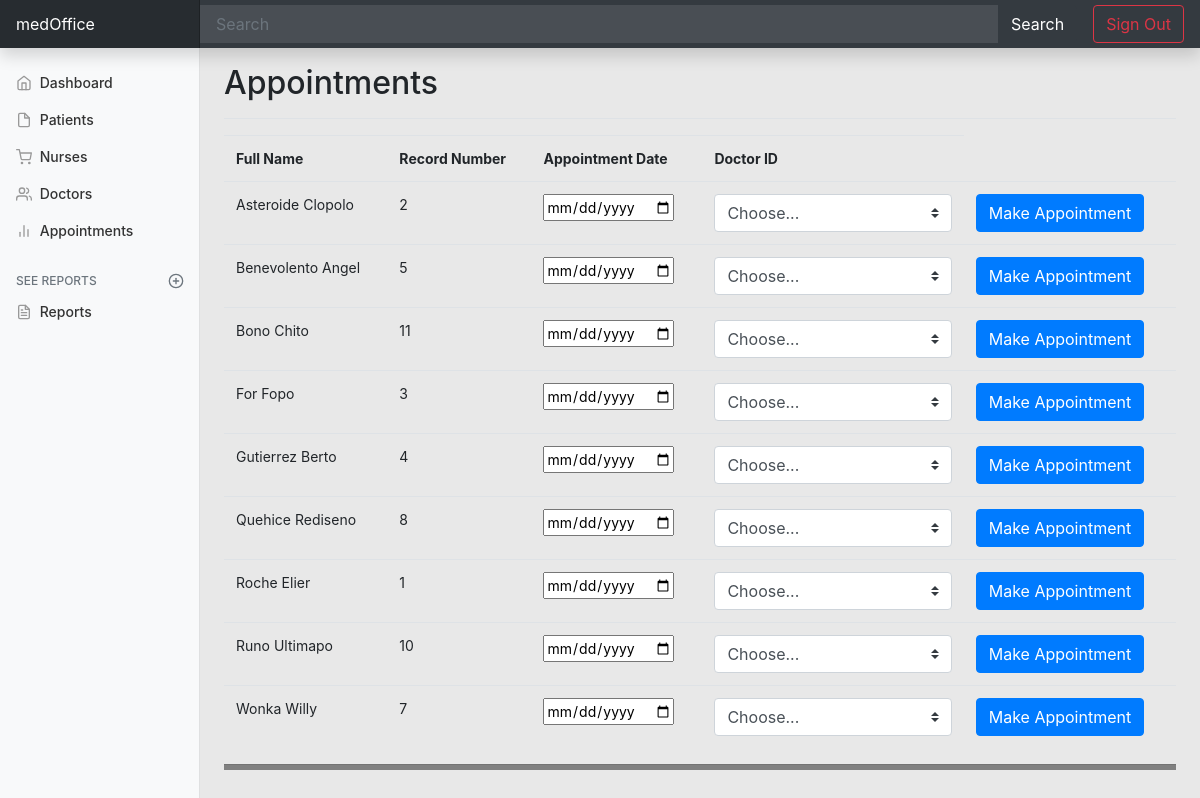
/appointment.php, run on the app's committed database.
### tables this page shows
CREATE TABLE `patientProfile` (
  `patientID` int(6) NOT NULL,
  `patientName` varchar(128) NOT NULL,
  `patientLastName` varchar(128) NOT NULL,
  `patientBirthdate` varchar(128) NOT NULL,
  `patientAge` int(2) NOT NULL,
  `ssn` varchar(20) NOT NULL,
  `patientGender` varchar(128) NOT NULL,
  `patientEthnicity` varchar(128) NOT NULL,
  `maritalStatus` varchar(128) NOT NULL,
  `medicalPlan` varchar(128) NOT NULL,
  `religion` varchar(128) NOT NULL,
  `email` varchar(128) NOT NULL,
  `occupation` varchar(128) NOT NULL,
  `address` varchar(128) NOT NULL,
  `addresstwo` varchar(128) NOT NULL,
  `zipCode` int(8) NOT NULL,
  `town` varchar(128) NOT NULL,
  `phoneHome` varchar(128) NOT NULL,
  `phonePersonal` varchar(128) NOT NULL,
  `conditions` text DEFAULT NULL,
  `familyHistory` text DEFAULT NULL,
  `allergies` text DEFAULT NULL,
  `otherConditions` varchar(128) NOT NULL,
  `otherFamilyCon` varchar(128) NOT NULL,
  `otherAllergies` varchar(128) NOT NULL,
  `vitalSigns` text DEFAULT NULL,
  `medicNotes` text DEFAULT NULL,
  `medicOrders` text DEFAULT NULL,
  `massage` varchar(128) NOT NULL,
  `massageType` varchar(128) DEFAULT NULL,
  `massageTherapist` varchar(128) DEFAULT NULL,
  `massageReason` varchar(128) NOT NULL,
  `massageWorkout` varchar(128) DEFAULT NULL,
  `massageDiet` varchar(128) NOT NULL,
  `massageStress` varchar(128) NOT NULL,
  `emergencyName` varchar(128) DEFAULT NULL,
  `emergencyLastName` varchar(128) DEFAULT NULL,
  `emergencyAddress` varchar(128) DEFAULT NULL,
  `emergencyAddresstwo` varchar(128) DEFAULT NULL,
  `emergencyCity` varchar(128) DEFAULT NULL,
  `emergencyZip` int(20) DEFAULT NULL,
  `emergencyCellphone` varchar(128) DEFAULT NULL,
  `emergencyEmail` varchar(128) DEFAULT NULL,
  `emergencyRelationship` varchar(128) DEFAULT NULL,
  `comments` text NOT NULL
);

### appointment.php (the view, shortened to what this page needs)
<?php
include_once 'appointmentsideSearch.php';
 ?>
    <main role="main" class="col-md-9 ml-sm-auto col-lg-10 px-md-4">
      <div class="d-flex justify-content-between flex-wrap flex-md-nowrap align-items-center pt-3 pb-2 mb-3 border-bottom">
        <h1 class="h2">Appointments</h1>
      </div>
<?php
require_once 'includes/dbh.inc.php';
$result = mysqli_query($conn,"SELECT * FROM patientProfile ORDER BY patientLastName ASC");
echo "<table class=table table-striped table-sm>
<tr>
<th>Full Name</th>
<th>Record Number</th>
<th>Appointment Date</th>
<th>Doctor ID</th>
</tr>";
while($row = mysqli_fetch_array($result))
{
  echo '<form method="POST" action="includes/makeAP.inc.php">';
  echo "<tr>";
  echo "<td>" . $row['patientLastName']," ",  $row['patientName'] .  "</td>";
  echo "<td>" . '<input type="hidden" name="id" value="' . $row['patientID'] . '">'  . $row['patientID'] . "</td>";
  echo "<td>" . '<input type="date" name="date" >' . "</td>";
  echo "<td>" . '<select class="custom-select d-block w-100" name="doctorID" >';
  echo '<option value="">Choose...</option>';
echo "</td>";
  echo "<td>" . '<button class="btn btn-primary" type="submit" name="makeAP">Make Appointment</button>' . "</td>";
  echo "</tr>";
  echo '</form>';
}
echo "</table>";
echo '<hr style="width:100%;text-align:left;margin-left:0;color:gray;background-color:gray;height:5px">';
?>
    </main>
  </div>
</div>
        <script src="dashboard.js"></script></body>
</html>

### appointmentsideSearch.php (shortened to what this page needs)
<!doctype html>
<html lang="en">
  <head>
    <link rel="stylesheet" href="css/bootstrap.min.css">
    <link rel="stylesheet" href="css/overview.css">
<link href="css/bootstrap.min.css" rel="stylesheet">
    <link href="css/dashboard.css" rel="stylesheet">
  </head>
  <form class="form-dark w-100" action="includes/appointmentSearch.inc.php" method="POST">
<body>
  <nav class="navbar navbar-dark sticky-top bg-dark flex-md-nowrap p-0 shadow">
<a class="navbar-brand col-md-3 col-lg-2 mr-0 px-3" href="#">medOffice</a>
<input class="form-control form-control-dark w-100" type="text" placeholder="Search" aria-label="Search" name="search">
<button type="submit" name="submit-search" class="btn btn-dark btn-outline-large">Search</button>
</form>
  <ul class="navbar-nav px-3">
    <li class="nav-item text-nowrap">
      <form class="signOut" action="includes/logout.inc.php" method="post">
        <button class="btn btn-outline-danger my-2 my-sm-0" type="submit">Sign Out</button>
      </form>
    </li>
  </ul>
<div class="container-fluid">
  <div class="row">
    <nav id="sidebarMenu" class="col-md-3 col-lg-2 d-md-block bg-light sidebar collapse">
      <div class="sidebar-sticky pt-3">
        <ul class="nav flex-column">
          <li class="nav-item">
            <a class="nav-link" href="dashboard.php">
              <span data-feather="home"></span>
              Dashboard
            </a>
            <li class="nav-item">
              <a class="nav-link" href="patients.php">
                <span data-feather="file"></span>
                Patients <span class="sr-only">(current)</span>
              </a>
            </li>
          <li class="nav-item">
            <a class="nav-link" href="nurses.php">
              <span data-feather="shopping-cart"></span>
              Nurses
            </a>
          </li>
          <li class="nav-item">
            <a class="nav-link" href="doctors.php">
              <span data-feather="users"></span>
              Doctors
            </a>
          </li>
          <li class="nav-item">
            <a class="nav-link" href="appointment.php">
              <span data-feather="bar-chart-2"></span>
              Appointments
            </a>
          </li>
        </ul>
        <h6 class="sidebar-heading d-flex justify-content-between align-items-center px-3 mt-4 mb-1 text-muted">
          <span>See reports</span>
          <a class="d-flex align-items-center text-muted" href="#" aria-label="Add a new report">
            <span data-feather="plus-circle"></span>
          </a>
        </h6>
        <ul class="nav flex-column mb-2">
          <li class="nav-item">
            <a class="nav-link" href="reports.php">
              <span data-feather="file-text"></span>
              Reports
            </a>
          </li>
        </ul>
      </div>
    </nav>

### css/dashboard.css (style rules this page uses)
body { font-size: .875rem; background-color: #e8e8e8; }
.feather { width: 16px; height: 16px; vertical-align: text-bottom; }
.sidebar { position: fixed; top: 0; bottom: 0; left: 0; z-index: 100; padding: 48px 0 0; box-shadow: inset -1px 0 0 rgba(0, 0, 0, .1); }
.sidebar-sticky { position: relative; top: 0; height: calc(100vh - 48px); padding-top: .5rem; overflow-x: hidden; overflow-y: auto; }
.sidebar .nav-link { font-weight: 500; color: #333; }
.sidebar .nav-link .feather { margin-right: 4px; color: #999; }
.sidebar-heading { font-size: .75rem; text-transform: uppercase; }
.navbar-brand { padding-top: .75rem; padding-bottom: .75rem; font-size: 1rem; background-color: rgba(0, 0, 0, .25); box-shadow: inset -1px 0 0 rgba(0, 0, 0, .25); }
.navbar .form-control { padding: .75rem 1rem; border-width: 0; border-radius: 0; }
.form-control-dark { color: #fff; background-color: rgba(255, 255, 255, .1); border-color: rgba(255, 255, 255, .1); }

### data on the page
patientprofile: patientLastName "Asteroide", patientName "Clopolo", patientID "2"
patientprofile: patientLastName "Benevolento", patientName "Angel", patientID "5"
patientprofile: patientLastName "Bono", patientName "Chito", patientID "11"
patientprofile: patientLastName "For", patientName "Fopo", patientID "3"
patientprofile: patientLastName "Gutierrez", patientName "Berto", patientID "4"
patientprofile: patientLastName "Quehice", patientName "Rediseno", patientID "8"
patientprofile: patientLastName "Roche", patientName "Elier", patientID "1"
patientprofile: patientLastName "Runo", patientName "Ultimapo", patientID "10"
patientprofile: patientLastName "Wonka", patientName "Willy", patientID "7"
